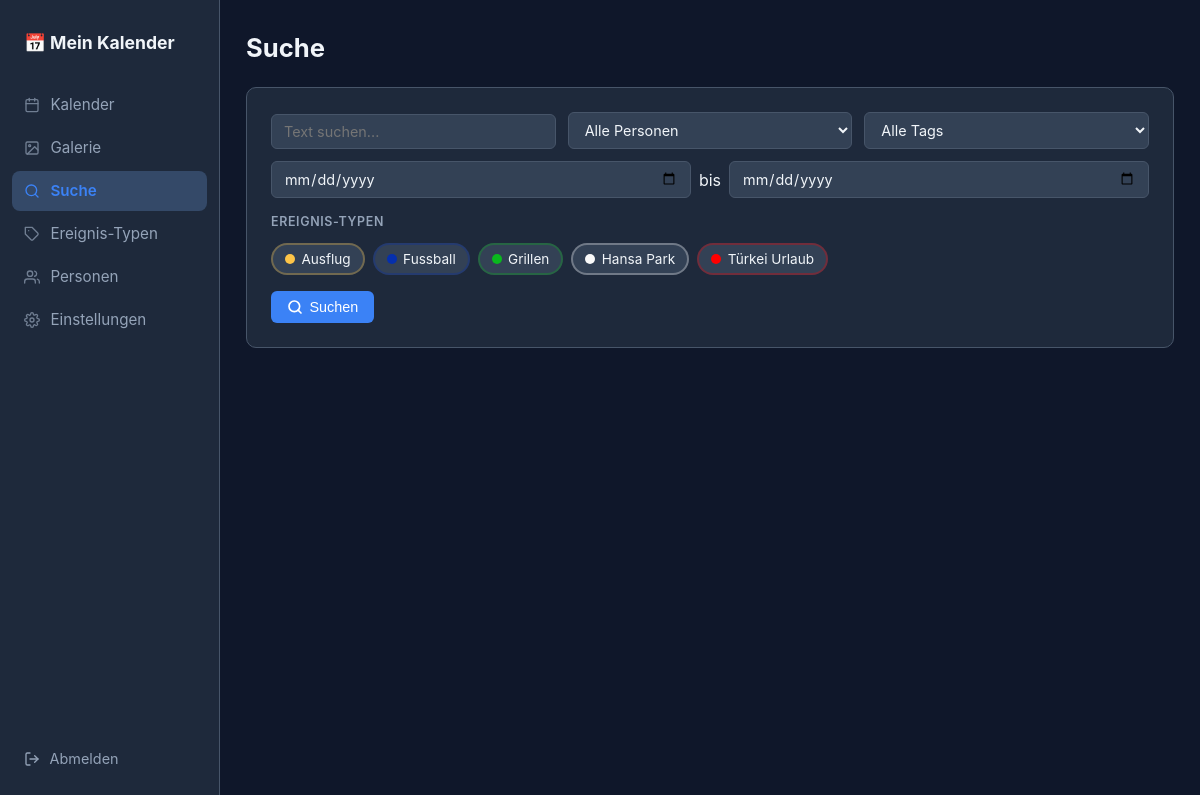
Page /suche (signed in) on the committed database.
### tables this page shows
CREATE TABLE kategorien (
            id INTEGER PRIMARY KEY AUTOINCREMENT,
            name TEXT NOT NULL,
            farbe TEXT NOT NULL DEFAULT '#3b82f6'
        );

### app.py (the view, shortened to what this page needs)
@app.route('/suche')
@login_required
def suche():
    q = request.args.get('q', '').strip()
    tag_filter = request.args.get('tag', '').strip()
    person_filter = request.args.get('person', '').strip()
    kategorie_filter = request.args.getlist('kategorien')
    von = request.args.get('von', '').strip()
    bis = request.args.get('bis', '').strip()
    conn = get_db()
    ergebnisse_ereignisse = []
    ergebnisse_bilder = []
    alle_personen = conn.execute("SELECT * FROM personen ORDER BY favorit DESC, name").fetchall()
    alle_tags = conn.execute("SELECT DISTINCT tag FROM bild_tags ORDER BY tag").fetchall()
    alle_kategorien = conn.execute("SELECT * FROM kategorien ORDER BY name").fetchall()
    conn.close()
    return render_template('suche.html',
        q=q, tag_filter=tag_filter, person_filter=person_filter,
        kategorie_filter=kategorie_filter, von=von, bis=bis,
        ergebnisse_ereignisse=ergebnisse_ereignisse,
        ergebnisse_bilder=ergebnisse_bilder,
        alle_personen=alle_personen, alle_tags=alle_tags,
        alle_kategorien=alle_kategorien,
    )

### app.py (called while the page is built)
@app.template_filter('hex_darken')
def hex_darken_filter(hex_color, factor=0.82):
    c = hex_color.lstrip('#')
    if len(c) != 6:
        return hex_color
    r, g, b = int(c[0:2], 16), int(c[2:4], 16), int(c[4:6], 16)
    return f'#{int(r*factor):02x}{int(g*factor):02x}{int(b*factor):02x}'

def get_db():
    conn = sqlite3.connect(DB_PATH)
    conn.row_factory = sqlite3.Row
    conn.execute("PRAGMA foreign_keys = ON")
    return conn

def login_required(f):
    @wraps(f)
    def decorated(*args, **kwargs):
        if not session.get('eingeloggt'):
            return redirect(url_for('login', next=request.path))
        return f(*args, **kwargs)
    return decorated

### templates/suche.html (shortened to what this page needs)
{% extends "base.html" %}
{% block content %}
<div class="page-header">
    <h1>Suche</h1>
</div>
<section class="card">
    <form method="GET" action="{{ url_for('suche') }}">
        <div class="suche-form">
            <input type="text" name="q" value="{{ q }}" placeholder="Text suchen..." class="input">
            <select name="person" class="input">
                <option value="">Alle Personen</option>
            </select>
            <select name="tag" class="input">
                <option value="">Alle Tags</option>
            </select>
            <div class="datum-range">
                <input type="date" name="von" value="{{ von }}" class="input" placeholder="Von">
                <span>bis</span>
                <input type="date" name="bis" value="{{ bis }}" class="input" placeholder="Bis">
            </div>
        </div>
        {% if alle_kategorien %}
        <div class="filter-gruppe" style="margin-top:1rem">
            <span class="filter-label">Ereignis-Typen</span>
            <div class="kategorie-auswahl" style="margin-top:0.4rem">
                {% for k in alle_kategorien %}
                <label class="kategorie-chip" style="--farbe: {{ k.farbe }}">
                    <span class="chip-dot" style="background:{{ k.farbe }}"></span>
                    {{ k.name }}
                </label>
                {% endfor %}
            </div>
        </div>
        {% endif %}
        <div style="display:flex;gap:0.75rem;margin-top:1rem;flex-wrap:wrap">
            <button type="submit" class="btn btn-primary"><svg width="16" height="16" viewBox="0 0 24 24" fill="none" stroke="currentColor" stroke-width="2.5" stroke-linecap="round" stroke-linejoin="round"><circle cx="11" cy="11" r="8"/><line x1="21" y1="21" x2="16.65" y2="16.65"/></svg> Suchen</button>
        </div>
    </form>
</section>
{% endblock %}

### static/css/style.css (style rules this page uses)
*, *::before, *::after { box-sizing: border-box; margin: 0; padding: 0; }
:root { --bg: #0f172a; --surface: #1e293b; --surface2: #334155; --border: #475569; --text: #f1f5f9; --text-muted: #94a3b8; --accent: #3b82f6; --accent-hover: #2563eb; --danger: #ef4444; --success: #22c55e; --radius: 10px; }
body { font-family: -apple-system, BlinkMacSystemFont, 'Segoe UI', sans-serif; background: var(--bg); color: var(--text); min-height: 100vh; display: flex; align-items: flex-start; }
.page-header { display: flex; align-items: center; gap: 1rem; margin-bottom: 1.5rem; }
.page-header h1 { font-size: 1.6rem; }
.card { background: var(--surface); border: 1px solid var(--border); border-radius: var(--radius); padding: 1.5rem; margin-bottom: 1.5rem; }
.btn { display: inline-flex; align-items: center; gap: 0.4rem; padding: 0.5rem 1rem; border-radius: 6px; border: none; cursor: pointer; font-size: 0.9rem; font-weight: 500; text-decoration: none; transition: background 0.2s, opacity 0.2s; }
.btn-primary { background: var(--accent); color: #fff; }
.input, textarea, select { background: var(--surface2); border: 1px solid var(--border); border-radius: 6px; color: var(--text); padding: 0.5rem 0.75rem; font-size: 0.9rem; font-family: inherit; width: 100%; outline: none; transition: border-color 0.2s; }
.kategorie-auswahl { display: flex; flex-wrap: wrap; gap: 0.5rem; }
.kategorie-chip { display: inline-flex; align-items: center; gap: 0.4rem; padding: 0.35rem 0.75rem; border-radius: 20px; border: 2px solid color-mix(in srgb, var(--farbe, var(--accent)) 30%, transparent); cursor: pointer; font-size: 0.85rem; background: var(--surface2); transition: border-color 0.2s, background 0.2s, font-weight 0.1s; user-select: none; }
.chip-dot { width: 10px; height: 10px; border-radius: 50%; flex-shrink: 0; }
.suche-form { display: flex; flex-wrap: wrap; gap: 0.75rem; align-items: flex-end; }
.suche-form .input { flex: 1; min-width: 150px; }
.datum-range { display: flex; align-items: center; gap: 0.5rem; flex-basis: 100%; }
.datum-range .input { flex: 1; }
.filter-gruppe { display: flex; flex-direction: column; gap: 0.5rem; margin-bottom: 1rem; }
.filter-label { font-size: 0.78rem; color: var(--text-muted); text-transform: uppercase; letter-spacing: 0.05em; font-weight: 600; }

### rows in the picture
kategorien: name "Ausflug"
kategorien: name "Fussball"
kategorien: name "Grillen"
kategorien: name "Hansa Park"
kategorien: name "Türkei Urlaub"
